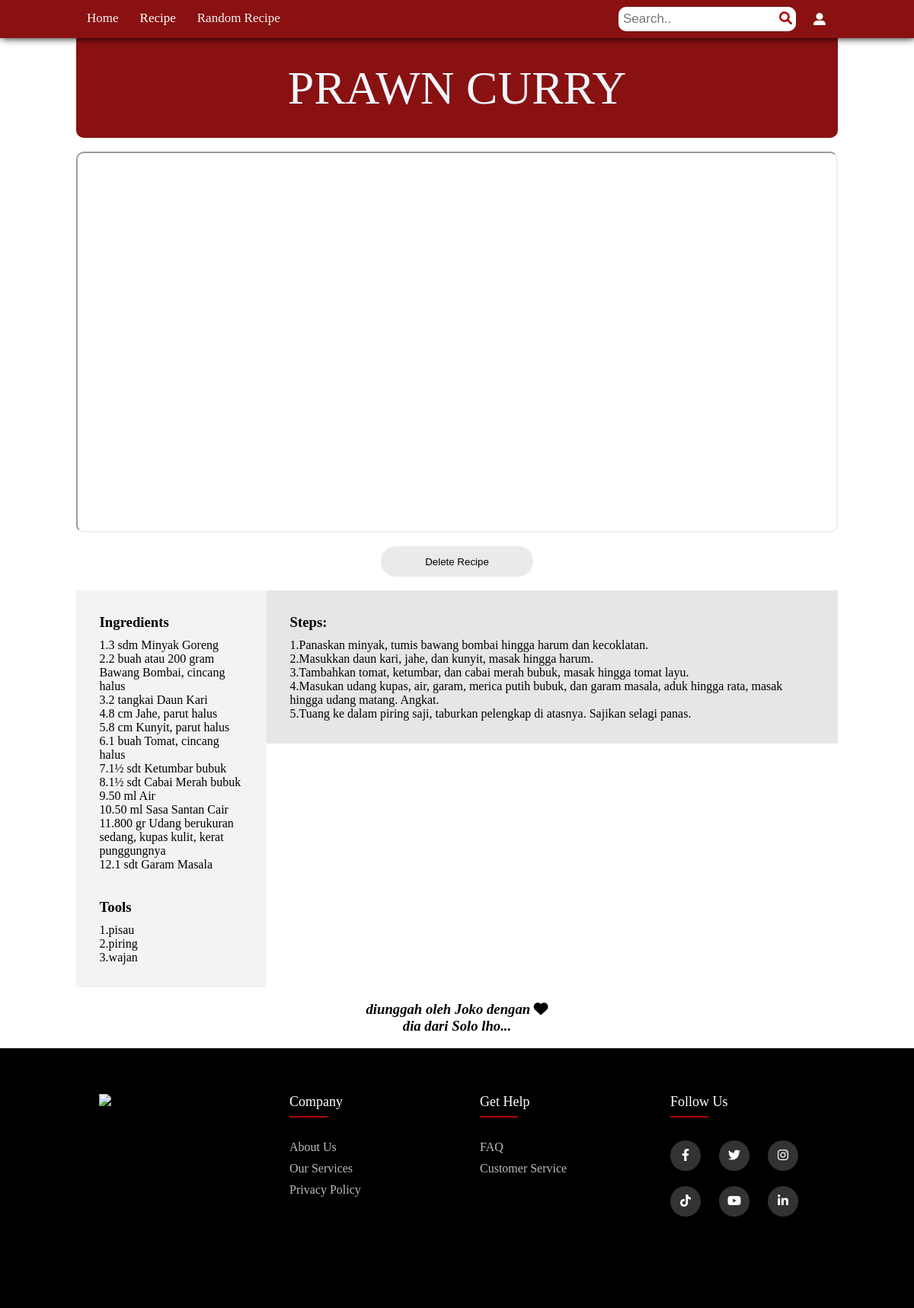
Page /recipe.php?resepid=20 (signed in) on the committed database.
### tables this page shows
CREATE TABLE `recipe` (
  `recipe_id` int(11) NOT NULL,
  `User_id` int(11) NOT NULL,
  `nama_resep` varchar(255) NOT NULL,
  `link_video` varchar(255) NOT NULL,
  `steps` longtext NOT NULL,
  `alat` longtext NOT NULL,
  `bahan` longtext NOT NULL,
  `link_photo` varchar(255) NOT NULL
);

CREATE TABLE `user_detail` (
  `Userdetail_id` int(11) NOT NULL,
  `User_id` int(11) NOT NULL,
  `nama` varchar(255) NOT NULL,
  `email` varchar(255) NOT NULL,
  `kota` varchar(255) NOT NULL,
  `link_pp` varchar(255) NOT NULL
);

### recipe.php (the view, shortened to what this page needs)
<?php
    $id=$_GET['resepid'];
    include 'config.php';
    $sql = "SELECT * FROM recipe WHERE recipe_id=$id";
    $result = mysqli_query($mysqli,$sql);
    $row = mysqli_fetch_assoc($result);
    $nama = $row['nama_resep'];
    $step = $row['steps'];
    $video = "https://www.youtube.com/embed/";
    $video .= substr($row['link_video'],17, 11);
    $video .= "?&autoplay=1&mute=1&loop=1";
    $alat = $row['alat'];
    $bahan = $row['bahan'];
    $idi=$row['User_id'];
    if(isset($_SESSION['email']) &&  isset($_SESSION['User_id'])) {
        $id_user=$_SESSION['User_id'];
    }
?>
<!DOCTYPE html>
<html lang="en">
<head>
    <link rel="stylesheet" href="style-recipe.css">
    <link rel="stylesheet" href="style-navbar.css">
    <link rel="stylesheet" href="https://cdnjs.cloudflare.com/ajax/libs/font-awesome/6.0.0-beta2/css/all.min.css" />
</head>
<body>
    <div class = "size-topnav">
        <div class = "topnav" >
            <a href = "index.php"><div-a>Home</div-a></a>
            <div-a class = "dropdown"><a  href = "allrecipe.php">Recipe</a>
            </div-a>
            <?php
                include 'config.php';
                $sql = "SELECT * FROM recipe ORDER BY RAND() limit 1";
                $result = mysqli_query($mysqli,$sql);
                $row = mysqli_fetch_assoc($result);
                $resep_id = $row['recipe_id'];
                echo "<a href = 'recipe.php?resepid=$resep_id'>";
                echo "<div-a >Random Recipe</div-a>";
                echo "</a>";
            ?>
            <div class = "search" >
                <form role="search-role" id="form" method="post">
                    <input type="text" name="input" placeholder="Search..">
                    <button type="submit" id="searchbutton" formaction="search.php">
                        <i class="fa-solid fa-magnifying-glass" ></i>
                    </button>
                </form>
            </div>
            <div class = "user-login">
                <div class="dropdown" ><i class = "fas fa-user-alt"></i>
                </div>
            </div>
        </div>
    </div>
    <main>
        <section class = "header">
            <?php echo "<h1>$nama</h1>";?>
        </section>
        <br>
        <section style="min-width: 1000px;">
            <?php echo "<div id='ab'><iframe src = $video allow='autoplay'></iframe></div>" ?>
        </section>
        <section>
        <form method="post">
            <br>
            <?php
                if(isset($_SESSION['email']) &&  isset($_SESSION['User_id']) ) {
                    if($id_user!=$idi){
                    ?>
            <div class="btn-field">
                <?php
                echo "<button type='submit' name='$form' class='disable' id='$status' formaction='recipe.php?resepid=$id'>Add to favorite</button>";
                ?>
            </div>
            <?php
                    }
                    else
                    {
            ?>
            <div class="btn-field">
                <?php
                echo "<button type='submit' name='Submitdelete' class='disable' formaction='recipe.php?resepid=$id'>Delete Recipe</button>";
                ?>
            </div>
            <?php
                    }
                }
            ?>
        </form>
        </section>
        <section class = "Caramasak">
            <br>
            <div class = "Caramasak-content">
                <div class = "Caramasak-row">
                    <div class="Caramasak-column-alat">
                        <h3>
                            Ingredients
                        </h3>
                            <?php echo nl2br($bahan)?>
                        <br>
                        <br>
                        <h3>
                            Tools
                        </h3>
                            <?php echo nl2br($alat)?>
                    </div>
                    <div class="Caramasak-column-langkah">
                        <h3>
                            Steps:
                        </h3>
                            <?php echo nl2br($step)?>
                    </div>
                </div>
            </div>
        </section>
        <br>
        <section>
        <?php
            $sql = "SELECT * FROM user_detail WHERE User_id=$idi";
            $result = mysqli_query($mysqli,$sql);
            $row = mysqli_fetch_assoc($result);
            if(empty($row['nama'])){
                $namapembuat='rahasia';
                $kotapembuat='kemarin memikirkan kamu';
              }
            else{
                $namapembuat=$row['nama'];
                $kotapembuat=$row['kota'];
            }
            echo "<h3 style='text-align:center; margin:auto;font-style: italic;'> diunggah oleh $namapembuat dengan <i class='fa-solid fa-heart' style='color=#891111'></i> <br> dia dari $kotapembuat lho...</h3><br>"
        ?>
        </section>
    </main>
    <footer class="footer">
        <div class="container">
         <div class="row-below">
            <div class="footer-col">
                <ul>
                    <li><a href="index.php"><img src="https://i.pinimg.com/750x/8b/ff/d3/8bffd3f6b9a2982ce72fd333eac9b877.jpg" style="width: 100;" height="150px"></a></li>
                </ul>
            </div>
           <div class="footer-col">
             <h4>company</h4>
             <ul>
               <li><a href="aboutuspage.php">about us</a></li>
               <li><a href="#">our services</a></li>
               <li><a href="#">privacy policy</a></li>
             </ul>
           </div>
           <div class="footer-col">
             <h4>get help</h4>
             <ul>
               <li><a href="#">FAQ</a></li>
               <li><a href="#">Customer Service</a></li>
             </ul>
           </div>
           <div class="footer-col">
             <h4>follow us</h4>
             <div class="social-links">
               <a href="#"><i class="fab fa-facebook-f"></i></a>
               <a href="#"><i class="fab fa-twitter"></i></a>
               <a href="#"><i class="fab fa-instagram"></i></a>
               <a href="#"><i class="fab fa-tiktok"></i></a>
               <a href="#"><i class="fab fa-youtube"></i></a>
               <a href="#"><i class="fab fa-linkedin-in"></i></a>
             </div>
           </div>
         </div>
        </div>
    </footer>
</body>
</html>

### style-recipe.css (style rules this page uses)
#ab { display : block; overflow : hidden; width:100%; height: 500px; }
iframe { margin:auto; width:100%; height:100%; border-radius: 10px; object-fit: cover; }
.btn-field { top:0; display: flex; justify-content: space-between; }
.btn-field button { position:relative; flex-basis:20%; background:#891111; color:#fff; height:40px; width: 100px; border-radius:20px; border:0; outline:0; cursor:pointer; margin: auto; }
.btn-field button.disable { background: #eaeaea; color: #000000; }
.Caramasak-content { min-width: 100%; margin: auto; justify-content: center; }
.Caramasak-content h3 { padding-bottom: 10px; }
.Caramasak-column-langkah { float: left; width: 750px; height: auto; color: #000000; background-color: #e6e6e6; padding: 2.55vmin; margin: auto; }
.Caramasak-column-alat { float: left; width: 250px; height: auto; color: #000000; background-color: #f3f3f3; padding: 2.55vmin; margin: auto; }
.Caramasak-row { margin: auto; }
.Caramasak-row:after { content: ""; display: table; clear: both; }

### style-navbar.css (style rules this page uses)
html { overflow-x: auto; overflow-y: auto; scroll-behavior: smooth; }
main { position:relative; min-height: 50vh; max-width: 1000px; width:100%; margin: auto; font-family: fontIsi; font-weight: lighter; overflow: visible; }
.header { width: 100%; font-size: 30px; text-transform: uppercase; text-align: center; padding: 30px; background-color: #891111; color: aliceblue; border-bottom-left-radius: 10px; border-bottom-right-radius: 10px; }
.header h1 { font-weight: bolder; font-size: 62px; }
.size-topnav { background-color: #891111; font-family: fontJudul; position: -webkit-sticky; position: sticky; top: 0; z-index: 1; box-shadow: 2px 0 10px black; }
.topnav { margin:auto; text-align: center; background-color: #891111; overflow: visible; position: relative; width:1000px; height: 50px; z-index: 1; }
.topnav div-a { font-family: fontJudul; float: left; color: #f2f2f2; padding: 14px 14px; text-decoration: none; font-size: 17px; height:100%; }
.topnav a { text-decoration-line: none; color: white; }
.topnav .user-login { right:0px; color:white; position: absolute; top: 50%; transform:translatey(-50%); }
.user-login i { padding: 16px 16px; }
.topnav .search button { text-align: left; border-radius: 10px; position:absolute; padding: 5px; border: none; top: 50%; transform:translatey(-50%); font-size: 17px; right: 55px; z-index: 2; background-color: white; color:#ad0808; }
.topnav input[type=text] { text-align: left; border-radius: 10px; position:absolute; padding: 6px; border: none; top: 50%; transform:translatey(-50%); font-size: 17px; right: 55px; }
.dropdown { position: relative; display: inline-block; }
* { margin: 0; padding:0; box-sizing: border-box; }
.container { max-width: 1000px; margin:auto; }
.row-below { align-content: center; display: flex; flex-wrap: wrap; }
ul { list-style: none; }
footer { margin: auto; background-color: rgb(0, 0, 0); padding-top: 60px; padding-bottom: 100px; font-family: fontIsi; }
.footer-col { width: 25%; left: 10px; padding: 0 30px; }
.footer-col h4 { font-size: 18px; color: #ffffff; text-transform: capitalize; margin-bottom: 40px; font-weight: 500; position: relative; }
.footer-col h4::before { content: ''; position: absolute; left:0; bottom: -10px; background-color: #ad0808; height: 2px; box-sizing: border-box; width: 50px; }
.footer-col ul li:not(:last-child) { margin-bottom: 10px; }
.footer-col ul li a { font-size: 16px; text-transform: capitalize; color: #ffffff; text-decoration: none; font-weight: 300; color: #bbbbbb; display: block; transition: all 0.3s ease; }
.footer-col .social-links a { display: inline-block; height: 40px; width: 40px; background-color: rgba(255,255,255,0.2); margin:0 20px 20px 0; text-align: center; line-height: 40px; border-radius: 50%; color: #ffffff; transition: all 0.5s ease; }

### rows in the picture
recipe: nama_resep "PRAWN CURRY", bahan "1.3 sdm Minyak Goreng 2.2 buah atau 200 gram Bawang Bombai, cincang halus 3.2 tangkai Daun Kari 4.8 cm Jahe, parut halus 5.8 cm Kunyit, parut halus 6.1 buah Tomat, cincang halus 7.1½ sdt Ketumbar bubuk 8.1½ sdt Cabai Merah bubuk 9.50 ml Air 10.50 ml Sasa Santan Cair 11.800 gr Udang berukuran sedang, kupas kulit, kerat punggungnya 12.1 sdt Garam Masala", alat "1.pisau 2.piring 3.wajan", steps "1.Panaskan minyak, tumis bawang bombai hingga harum dan kecoklatan. 2.Masukkan daun kari, jahe, dan kunyit, masak hingga harum. 3.Tambahkan tomat, ketumbar, dan cabai merah bubuk, masak hingga tomat layu. 4.Masukan udang kupas, air, garam, merica putih bubuk, dan garam masala, aduk hingga rata, masak hingga udang matang. Angkat. 5.Tuang ke dalam piring saji, taburkan pelengkap di atasnya. Sajikan selagi panas."
user_detail: nama "Joko", kota "Solo"
